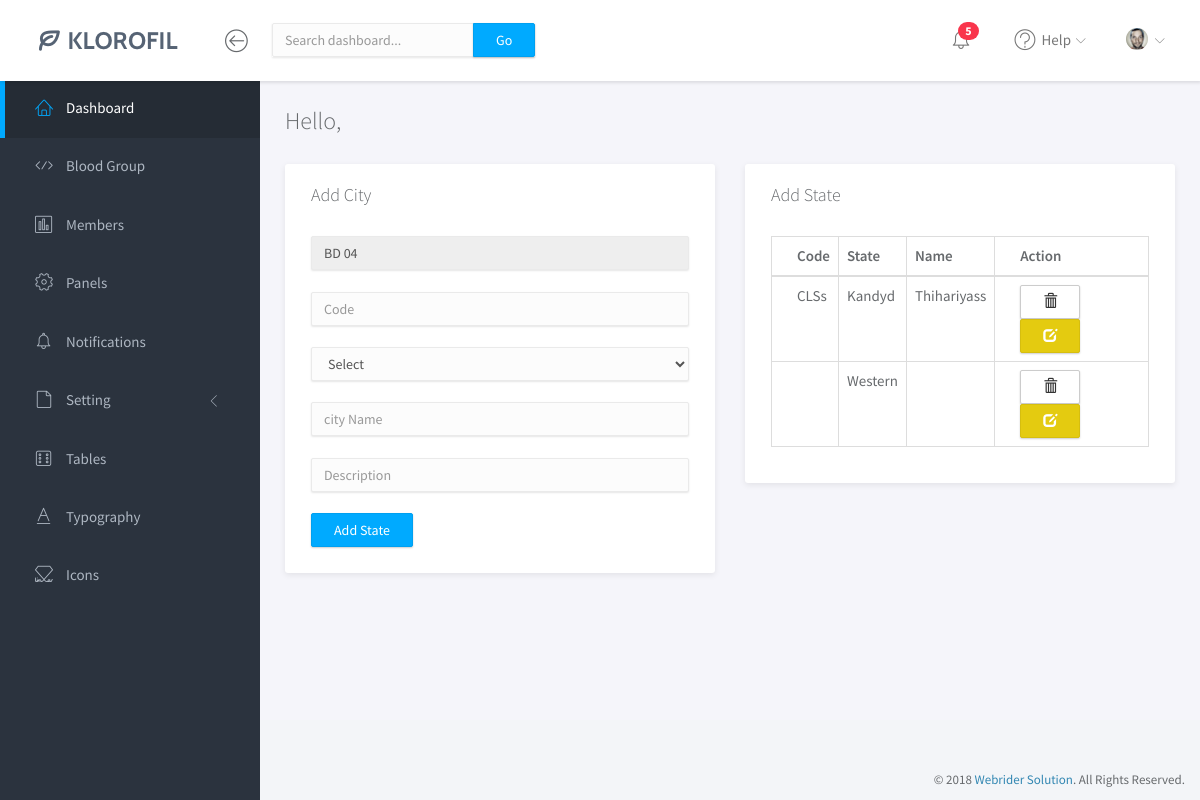
The page /admin/city.php (signed in) on the database its author committed.
### tables this page shows
CREATE TABLE `city` (
  `city_id` int(100) NOT NULL AUTO_INCREMENT,
  `city_code` varchar(100) DEFAULT NULL,
  `city_name` varchar(100) DEFAULT NULL,
  `description` varchar(120) DEFAULT NULL,
  `donor_fk` int(100) DEFAULT NULL,
  `requester_fk` int(100) DEFAULT NULL,
  `state_fk` int(100) DEFAULT NULL,
  PRIMARY KEY (`city_id`),
  KEY `donor_fk` (`donor_fk`),
  KEY `requester_fk` (`requester_fk`),
  KEY `state_fk` (`state_fk`),
  CONSTRAINT `city_ibfk_1` FOREIGN KEY (`donor_fk`) REFERENCES `donor` (`donor_id`) ON UPDATE CASCADE,
  CONSTRAINT `city_ibfk_2` FOREIGN KEY (`requester_fk`) REFERENCES `requester` (`requester_id`) ON UPDATE CASCADE,
  CONSTRAINT `city_ibfk_3` FOREIGN KEY (`state_fk`) REFERENCES `state` (`state_id`) ON UPDATE CASCADE
);

CREATE TABLE `state` (
  `state_id` int(100) NOT NULL AUTO_INCREMENT,
  `state_code` varchar(100) DEFAULT NULL,
  `state_name` varchar(100) DEFAULT NULL,
  `description` varchar(250) DEFAULT NULL,
  PRIMARY KEY (`state_id`)
);

### admin/city.php (the view, shortened to what this page needs)
<?php
	include('template/header.php');
?>
<div class="main" >
			<div class="main-content">
				<div class="container-fluid">
					<h3 class="page-title">Hello, <?php echo $_SESSION['name'];?></h3>
					<div class="row">
						<div class="col-md-6">
						<?php
						$select = $connection->query("SELECT MAX(city_id) AS city_id FROM city");
						$fetch = $select->fetch_array();
						$serial = $fetch['city_id'] + 1;
						?>
							<div class="panel">
								<div class="panel-heading">
									<h3 class="panel-title">Add City</h3>
								</div>
								<div class="panel-body">
								<form action="" id="form" method="" enctype="multipart/form-data" >
								<input class="form-control" name="serial" id="serial" value="<?php echo "BD 0" .  $serial;?>" type="text" disabled="">
									<br>
									<input class="form-control" name="code" id="code" placeholder="Code" type="text" required="">
									<br>
									<select class="form-control" id="state" name="state" placeholder="Description" type="text" required="">
										<option>Select</option>
									</select>
									<br>
									<input class="form-control" name="city" id="city" placeholder="city Name" type="text" required="">
									<br>
									<input class="form-control" id="description" name="description" placeholder="Description" type="text" required="">
									<br>
									<button type="button" class="btn btn-primary" id="addcity" onclick="insertCity()">Add State</button>
									</form>
								</div>
							</div>
						</div>
						<div class="col-md-6">
							<div class="panel">
								<div class="panel-heading">
									<h3 class="panel-title">Add State</h3>
								</div>
								<div class="panel-body">
								<table id="" class="table table-bordered">
									<thead>
											<tr>
												<th>Code</th>
												<th>State</th>
												<th>Name</th>
												<th>Action</th>
											</tr>
										</thead>
										<tbody>
											<?php
												$select =$connection->query("SELECT city.city_id, city.city_code, city.city_name, state.state_name FROM city RIGHT JOIN state ON state.state_id = city.state_fk");
												while($fetch = $select->fetch_array()){ ?>
												<tr>
													<td><?php echo $fetch['city_code'];?></td>
													<td><?php echo $fetch['state_name'];?></td>
													<td><?php echo $fetch['city_name'];?></td>
													<td><a href="#delete<?php echo $fetch['city_id']; ?>" data-toggle="modal" class="btn btn-default"><span class="glyphicon glyphicon-trash"></span></a>
													<a href="#edit<?php echo $fetch['city_id']; ?>" data-toggle="modal" class="btn btn-warning"><span class="glyphicon glyphicon-edit"></span></a>
													</td>
												</tr>
												<?php }
											?>
										</tbody>
										</table>
								</div>
							</div>
						</div>
					</div>
				</div>
			</div>
		</div>
	</div>
<?php
	include('template/footer.php');
?>

### admin/assets/css/main.css (style rules this page uses)
html { position: relative; min-height: 100%; }
body { background-color: #F3F5F8; font-family: "Source Sans Pro", sans-serif; font-size: 15px; color: #676a6d; }
a { color: #3287B2; }
th { font-weight: 600; }
.page-title { margin-top: 0; margin-bottom: 30px; font-weight: 300; }
#wrapper .main { -webkit-transition: all 0.3s ease-in-out; -moz-transition: all 0.3s ease-in-out; -ms-transition: all 0.3s ease-in-out; -o-transition: all 0.3s ease-in-out; transition: all 0.3s ease-in-out; width: calc(100% - 260px); left: 0; position: relative; float: right; background-color: #f5f5fa; }
#wrapper #sidebar-nav, #wrapper .main { padding-top: 80px; }
.main-content { padding: 28px 10px; }
.form-control { -moz-box-shadow: 0px 1px 2px 0 rgba(0, 0, 0, 0.1); -webkit-box-shadow: 0px 1px 2px 0 rgba(0, 0, 0, 0.1); box-shadow: 0px 1px 2px 0 rgba(0, 0, 0, 0.1); -webkit-border-radius: 2px; -moz-border-radius: 2px; border-radius: 2px; border-color: #eaeaea; background-color: #fcfcfc; }
.btn { -webkit-border-radius: 2px; -moz-border-radius: 2px; border-radius: 2px; -moz-box-shadow: 0px 1px 2px 0 rgba(0, 0, 0, 0.2); -webkit-box-shadow: 0px 1px 2px 0 rgba(0, 0, 0, 0.2); box-shadow: 0px 1px 2px 0 rgba(0, 0, 0, 0.2); padding: 6px 22px; }
.btn-primary { background-color: #00AAFF; border-color: #00a0f0; }
.btn-warning { background-color: #e4cb10; border-color: #d6be0f; }
.panel { -webkit-border-radius: 3px; -moz-border-radius: 3px; border-radius: 3px; -moz-box-shadow: 0 2px 6px rgba(0, 0, 0, 0.08); -webkit-box-shadow: 0 2px 6px rgba(0, 0, 0, 0.08); box-shadow: 0 2px 6px rgba(0, 0, 0, 0.08); background-color: #fff; margin-bottom: 30px; }
.panel .panel-heading, .panel .panel-body, .panel .panel-footer { padding-left: 25px; padding-right: 25px; }
.panel .panel-heading { padding-top: 20px; padding-bottom: 20px; position: relative; }
.panel .panel-heading .panel-title { margin: 0; font-size: 18px; font-weight: 300; }
.panel .panel-body { padding-top: 10px; padding-bottom: 15px; }
.panel .table > thead > tr > td:first-child, .panel .table > thead > tr > th:first-child, .panel .table > tbody > tr > td:first-child, .panel .table > tbody > tr > th:first-child, .panel .table > tfoot > tr > td:first-child, .panel .table > tfoot > tr > th:first-child { padding-left: 25px; }
.panel .table > thead > tr > td:last-child, .panel .table > thead > tr > th:last-child, .panel .table > tbody > tr > td:last-child, .panel .table > tbody > tr > th:last-child, .panel .table > tfoot > tr > td:last-child, .panel .table > tfoot > tr > th:last-child { padding-left: 25px; }

### rows shown on the page
city: city_code "CLSs", state_fk.state_name "Kandyd", city_name "Thihariyass"
state: state_name "Western"
